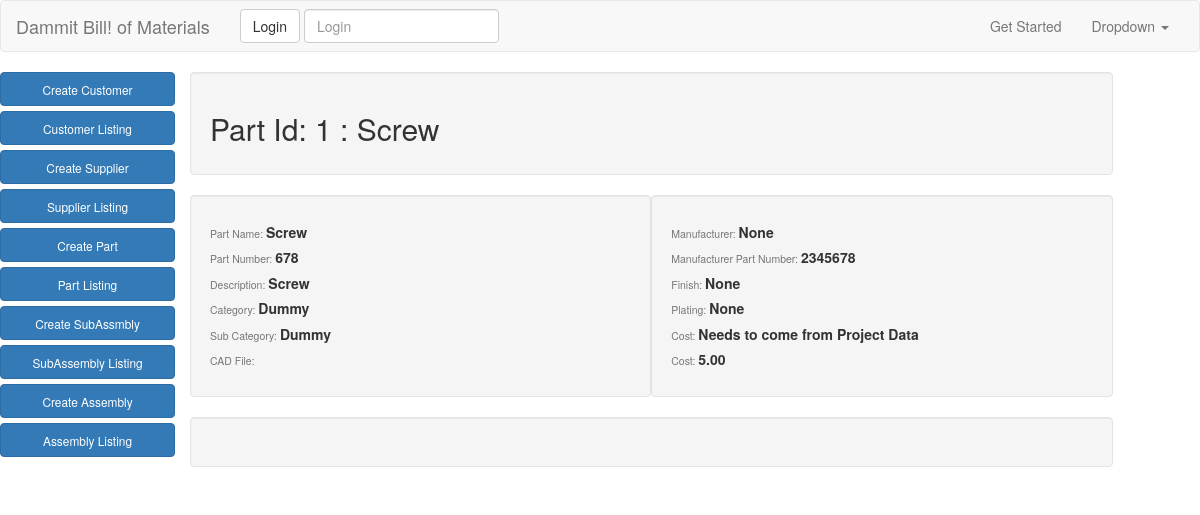
The app's page /part_list/1/, older data.
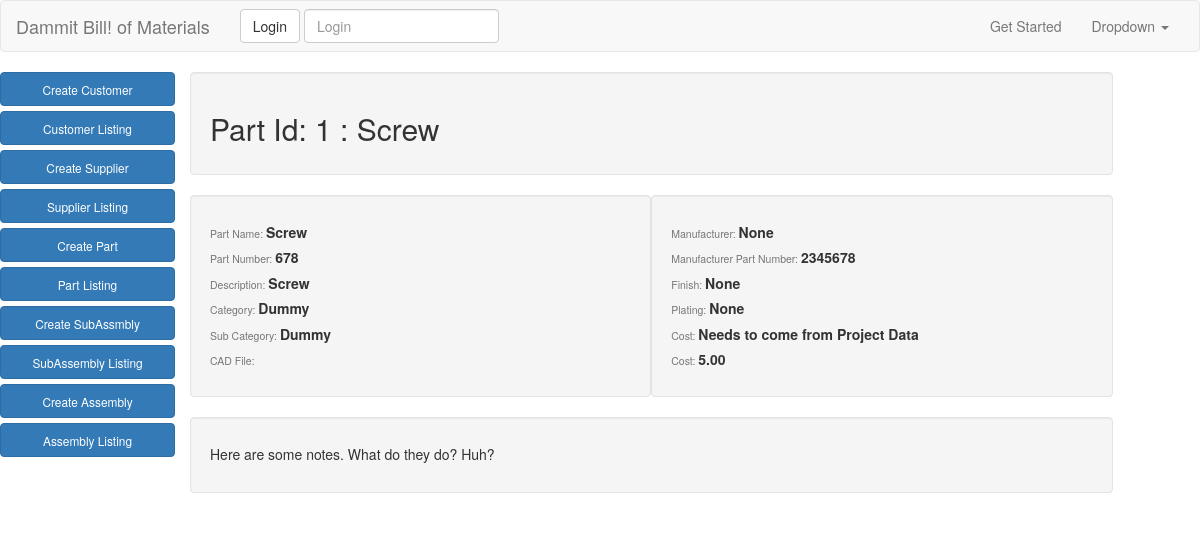
The same page, newer data.
### app/models.py (models this page shows, shortened)
class Part(models.Model):
    part_name = models.CharField(max_length=50)
    part_number = models.CharField(max_length=50)
    description = models.CharField(max_length=50)
    category = models.ForeignKey(Category)
    sub_category = models.ForeignKey(SubCategory)
    manufacturer = models.ForeignKey('app.Supplier', null=True, blank=True)
    manufacturer_pn = models.CharField(max_length=50, null=True, blank=True)
    dimensions = models.CharField(max_length=50)
    finish = models.ForeignKey('app.FinishTable', null=True, blank=True)
    plating = models.ForeignKey('app.PlatingTable', null=True, blank=True)
    uom = models.CharField(max_length=15)
    unit_cost = models.DecimalField(max_digits=10, decimal_places=2)
    part_url = models.URLField(null=True, blank=True)
    notes = models.TextField(null=True, blank=True)
    cad_file = models.FileField(upload_to="cad_file", null=True, blank=True)
    image = models.ImageField(upload_to="image_files", null=True, blank=True, verbose_name="Part Image")

class Category(models.Model):
    category = models.CharField(max_length=30)
    def __str__(self):
        return self.category

class SubCategory(models.Model):
    category = models.ForeignKey(Category)
    subcategory = models.CharField(max_length=30)
    def __str__(self):
        return self.subcategory

### app/views.py (the view)
# urls.py: url(r'^part_list/(?P<pk>\d+)/$', PartDetailView.as_view(), name="part_detail_view"),
class PartDetailView(DetailView):
    model = Part
    queryset = Part.objects.all()

### templates/app/part_detail.html
{% extends "base.html" %}
{% block content %}
<div class="row">
  <nav>
    <div class="col-md-2">
      <a href="{% url 'create_customer_view' %}" type="button" class="btn btn-primary btn-block"><small>Create Customer</small></a>
      <a href="{% url 'customer_list_view' %}" type="button" class="btn btn-primary btn-block"><small>Customer Listing</small></a>
      <a href="{% url 'create_supplier_view' %}" type="button" class="btn btn-primary btn-block"><small>Create Supplier</small></a>
      <a href="{% url 'supplier_list_view' %}" type="button" class="btn btn-primary btn-block"><small>Supplier Listing</small></a>
      <a href="{% url 'create_part_view' %}" type="button" class="btn btn-primary btn-block"><small>Create Part</small></a>
      <a href="{% url 'part_list_view' %}" type="button" class="btn btn-primary btn-block"><small>Part Listing</small></a>
      <a href="{% url 'create_subassembly_view' %}" type="button" class="btn btn-primary btn-block"><small>Create SubAssmbly</small></a>
      <a href="{% url 'subassembly_list_view' %}" type="button" class="btn btn-primary btn-block"><small>SubAssembly Listing</small></a>
      <a href="{% url 'create_assembly_view' %}" type="button" class="btn btn-primary btn-block"><small>Create Assembly</small></a>
      <a href="{% url 'assembly_list_view' %}" type="button" class="btn btn-primary btn-block"><small>Assembly Listing</small></a>
    </div>
  </nav>
  <div class="col-md-9">
        <div class="row">
          <div class="col-md-12 well">
            <h2>Part Id: {{object.pk}}  :  {{object.part_name}}</h2>
          </div>
          <div class="col-md-6 well">
            <h5><small>Part Name:  </small><strong>{{object.part_name}}</strong></h5>
            <h5><small>Part Number:  </small><strong>{{object.part_number}}</strong></h5>
            <h5><small>Description:  </small><strong>{{object.description}}</strong></h5>
            <h5><small>Category:  </small><strong>{{object.category}}</strong></h5>
            <h5><small>Sub Category:  </small><strong>{{object.sub_category}}</strong></h5>
            <h5><small>CAD File:  </small><strong>{{object.cad_file}}</strong></h5>
          </div>
          <div class="col-md-6 well">
            <h5><small>Manufacturer:  </small><strong>{{object.manufacturer}}</strong></h5>
            <h5><small>Manufacturer Part Number:  </small><strong>{{object.manufacturer_pn}}</strong></h5>
            <h5><small>Finish:  </small><strong>{{object.finish}}</strong></h5>
            <h5><small>Plating:  </small><strong>{{object.plating}}</strong></h5>
            <h5><small>Cost:  </small><strong>Needs to come from Project Data</strong></h5>
            <h5><small>Cost:  </small><strong>{{object.unit_cost}}</strong></h5>
          </div>
          <div class="col-md-12 well">
          <h5>{{object.notes}}</h5>
          </div>
        </div>
      </div>
    </div>
{% endblock %}

Row changes from the older to the newer data that the page shows:
changed Part "Screw": notes (not shown) → "Here are some notes. What do they do? Huh?"
